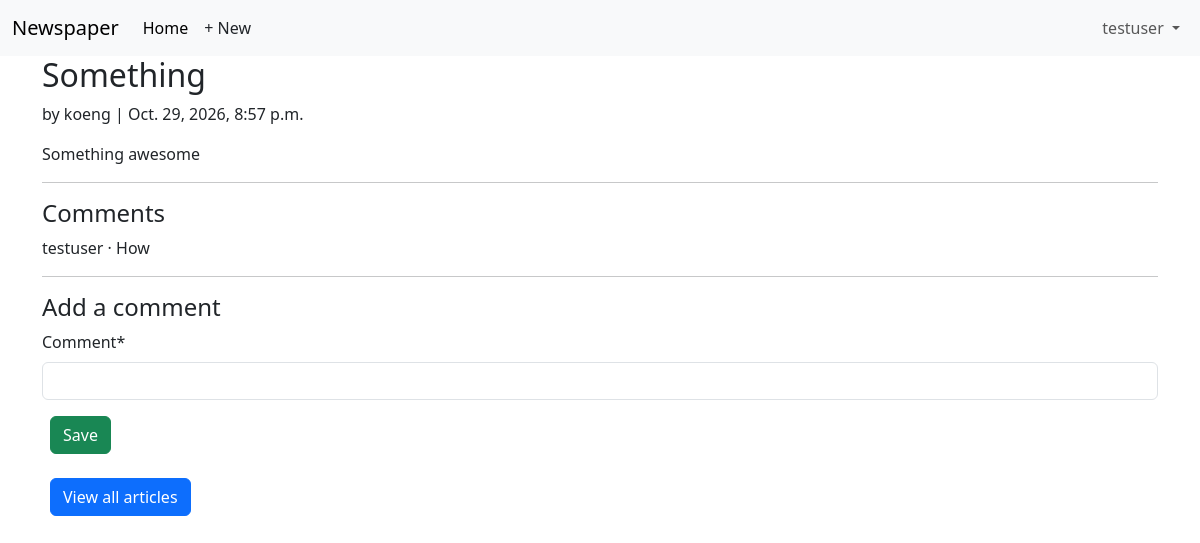
The app's page /articles/3/ (signed in) with its own data.
### accounts/models.py (models this page shows)
class CustomUser(AbstractUser):
    age = models.PositiveIntegerField(null=True, blank=True)

### articles/models.py (models this page shows, shortened)
class Article(models.Model):
    title = models.CharField(max_length=255)
    body = models.TextField()
    date = models.DateTimeField(auto_now_add=True)
    author = models.ForeignKey(settings.AUTH_USER_MODEL, on_delete=models.CASCADE)

class Comment(models.Model):  # new
    article = models.ForeignKey(Article, on_delete=models.CASCADE)
    comment = models.CharField(max_length=140)
    author = models.ForeignKey(
        settings.AUTH_USER_MODEL,
        on_delete=models.CASCADE,
    )
    def __str__(self):
        return self.comment

### articles/views.py (the view, shortened to what this page needs)
# urls.py: path("<int:pk>/", ArticleDetailView.as_view(), name="article_detail"),
class ArticleDetailView(LoginRequiredMixin, View):
    model = Article
    template_name = "article_detail.html"
    def get(self, request, *args, **kwargs):
        view = CommentGet.as_view()
        return view(request, *args, **kwargs)

### articles/forms.py
class CommentForm(forms.ModelForm):
    class Meta:
        model=Comment
        fields=("comment",)

### articles/views.py (called while the page is built)
    def get_context_data(self, **kwargs):
        context = super().get_context_data(**kwargs)
        context["form"] = CommentForm()
        return context

### templates/article_detail.html (shortened to what this page needs)
{% extends "base.html" %}
{% load crispy_forms_tags %}
{% block content %}
<div class="article-entry">
<h2>{{ object.title }}</h2>
<p>by {{ object.author }} | {{ object.date }}</p>
<p>{{ object.body }}</p>
</div>
<hr>
<h4>Comments</h4>
{% for comment in article.comment_set.all %}
<p>{{ comment.author }} &middot; {{ comment }}</p>
{% endfor %}
<hr>
<h4>Add a comment</h4>
<form action="" method="post">{% csrf_token %}
{{ form|crispy }}
<button class="btn btn-success ms-2" type="submit">Save</button>
</form><br>
<div>
<a class="btn btn-primary ms-2" href="{% url 'article_list' %}">View all articles</a>
</div>
{% endblock content %}

### templates/base.html (shortened to what this page needs)
{% load static %}
<!doctype html>
<html>
  <head>
    <link
      href="https://cdn.jsdelivr.net/npm/bootstrap@5.3.8/dist/css/bootstrap.min.css"
      rel="stylesheet"
    />
  </head>
  <body>
    <nav class="navbar navbar-expand-lg bg-body-tertiary">
      <div class="container-fluid">
        <a class="navbar-brand" href="{% url 'home' %}">Newspaper</a>
        <div class="collapse navbar-collapse" id="navbarSupportedContent">
          <ul class="navbar-nav me-auto mb-2 mb-lg-0">
            <li class="nav-item">
              <a class="nav-link active" aria-current="page" href="{% url 'home' %}">Home</a>
            </li>
            {% if user.is_authenticated %}
            <li><a href="{% url 'article_create' %}" class="nav-link px-2 link-dark">+ New</a></li>
          </ul>
          <div class="mr-auto">
            <ul class="navbar-nav">
              <li class="nav-item dropdown">
                <a
                  class="nav-link dropdown-toggle"
                  href="{% url 'home' %}"
                  role="button"
                  data-bs-toggle="dropdown"
                  aria-expanded="false"
                >
                  {{ user.username }}
                </a>
              </li>
          {% endif %}
        </div>
      </div>
    </nav>
    <main>
      <div class="container">{% block content %} {% endblock content %}</div>
    </main>
  </body>
</html>

### records on screen
CustomUser: username "testuser"
Article: title "Something", author "koeng", date "Oct. 29, 2026, 8:57 p.m.", body "Something awesome"
Comment: author "testuser", comment "How"
